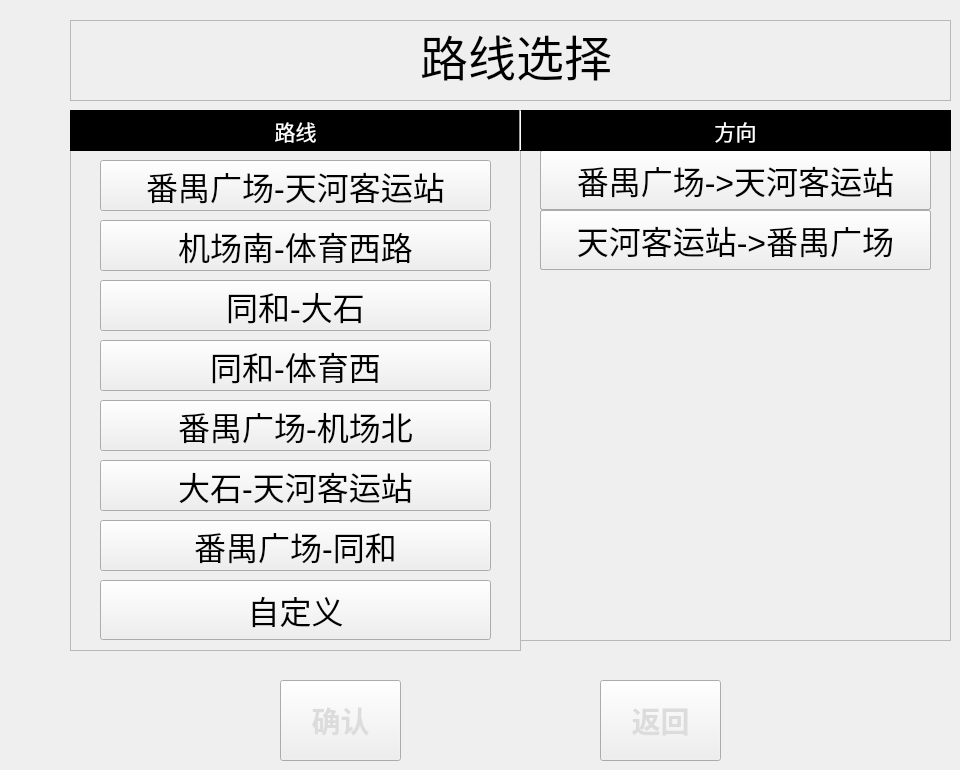
   <widget class="QWidget" name="tab_route_choose">
    <property name="cursor">
     <cursorShape>BlankCursor</cursorShape>
    </property>
    <property name="styleSheet">
     <string notr="true">QWidget#tab_route_choose{
	background-color: rgb(173, 181, 178);
}
</string>
    </property>
    <attribute name="title">
     <string>页</string>
    </attribute>
    <widget class="QFrame" name="frame_20">
     <property name="geometry">
      <rect>
       <x>70</x>
       <y>20</y>
       <width>881</width>
       <height>81</height>
      </rect>
     </property>
     <property name="frameShape">
      <enum>QFrame::StyledPanel</enum>
     </property>
     <property name="frameShadow">
      <enum>QFrame::Raised</enum>
     </property>
     <widget class="QLabel" name="label_14">
      <property name="geometry">
       <rect>
        <x>350</x>
        <y>0</y>
        <width>211</width>
        <height>71</height>
       </rect>
      </property>
      <property name="font">
       <font>
        <family>黑体</family>
        <pointsize>26</pointsize>
        <weight>50</weight>
        <bold>false</bold>
       </font>
      </property>
      <property name="text">
       <string>&lt;html&gt;&lt;head/&gt;&lt;body&gt;&lt;p&gt;&lt;span style=&quot; font-size:36pt;&quot;&gt;路线选择&lt;/span&gt;&lt;/p&gt;&lt;/body&gt;&lt;/html&gt;</string>
      </property>
     </widget>
    </widget>
    <widget class="QPushButton" name="pushButton_broadcast_back_5">
     <property name="geometry">
      <rect>
       <x>600</x>
       <y>680</y>
       <width>121</width>
       <height>81</height>
      </rect>
     </property>
     <property name="font">
      <font>
       <family>Agency FB</family>
       <pointsize>22</pointsize>
       <weight>75</weight>
       <bold>true</bold>
      </font>
     </property>
     <property name="styleSheet">
      <string notr="true">QPushButton
{
	border-image: url(:/button_normal.png);
	color: rgb(220, 220, 220);
}

QPushButton::pressed
{
	color: rgb(220, 220, 220);
	border-image: url(:/yellow_square.png);
}</string>
     </property>
     <property name="text">
      <string>返回</string>
     </property>
    </widget>
    <widget class="QFrame" name="frame_19">
     <property name="geometry">
      <rect>
       <x>70</x>
       <y>150</y>
       <width>451</width>
       <height>501</height>
      </rect>
     </property>
     <property name="frameShape">
      <enum>QFrame::StyledPanel</enum>
     </property>
     <property name="frameShadow">
      <enum>QFrame::Raised</enum>
     </property>
     <widget class="QPushButton" name="pushButton_choose_line_9">
      <property name="geometry">
       <rect>
        <x>30</x>
        <y>430</y>
        <width>391</width>
        <height>60</height>
       </rect>
      </property>
      <property name="font">
       <font>
        <pointsize>24</pointsize>
       </font>
      </property>
      <property name="text">
       <string>自定义</string>
      </property>
     </widget>
     <widget class="QPushButton" name="pushButton_choose_route_1">
      <property name="geometry">
       <rect>
        <x>30</x>
        <y>10</y>
        <width>391</width>
        <height>51</height>
       </rect>
      </property>
      <property name="font">
       <font>
        <pointsize>24</pointsize>
       </font>
      </property>
      <property name="text">
       <string>番禺广场-天河客运站</string>
      </property>
     </widget>
     <widget class="QPushButton" name="pushButton_choose_route_2">
      <property name="geometry">
       <rect>
        <x>30</x>
        <y>70</y>
        <width>391</width>
        <height>51</height>
       </rect>
      </property>
      <property name="font">
       <font>
        <pointsize>24</pointsize>
       </font>
      </property>
      <property name="text">
       <string>机场南-体育西路</string>
      </property>
     </widget>
     <widget class="QPushButton" name="pushButton_choose_route_3">
      <property name="geometry">
       <rect>
        <x>30</x>
        <y>130</y>
        <width>391</width>
        <height>51</height>
       </rect>
      </property>
      <property name="font">
       <font>
        <pointsize>24</pointsize>
       </font>
      </property>
      <property name="text">
       <string>同和-大石</string>
      </property>
     </widget>
     <widget class="QPushButton" name="pushButton_choose_route_4">
      <property name="geometry">
       <rect>
        <x>30</x>
        <y>190</y>
        <width>391</width>
        <height>51</height>
       </rect>
      </property>
      <property name="font">
       <font>
        <pointsize>24</pointsize>
       </font>
      </property>
      <property name="text">
       <string>同和-体育西</string>
      </property>
     </widget>
     <widget class="QPushButton" name="pushButton_choose_route_5">
      <property name="geometry">
       <rect>
        <x>30</x>
        <y>250</y>
        <width>391</width>
        <height>51</height>
       </rect>
      </property>
      <property name="font">
       <font>
        <pointsize>24</pointsize>
       </font>
      </property>
      <property name="text">
       <string>番禺广场-机场北</string>
      </property>
     </widget>
     <widget class="QPushButton" name="pushButton_choose_route_6">
      <property name="geometry">
       <rect>
        <x>30</x>
        <y>310</y>
        <width>391</width>
        <height>51</height>
       </rect>
      </property>
      <property name="font">
       <font>
        <pointsize>24</pointsize>
       </font>
      </property>
      <property name="text">
       <string>大石-天河客运站</string>
      </property>
     </widget>
     <widget class="QPushButton" name="pushButton_choose_route_7">
      <property name="geometry">
       <rect>
        <x>30</x>
        <y>370</y>
        <width>391</width>
        <height>51</height>
       </rect>
      </property>
      <property name="font">
       <font>
        <pointsize>24</pointsize>
       </font>
      </property>
      <property name="text">
       <string>番禺广场-同和</string>
      </property>
     </widget>
    </widget>
    <widget class="QPushButton" name="pushButton_choose_line_affirm">
     <property name="geometry">
      <rect>
       <x>280</x>
       <y>680</y>
       <width>121</width>
       <height>81</height>
      </rect>
     </property>
     <property name="font">
      <font>
       <family>Agency FB</family>
       <pointsize>22</pointsize>
       <weight>75</weight>
       <bold>true</bold>
      </font>
     </property>
     <property name="styleSheet">
      <string notr="true">QPushButton
{
	border-image: url(:/button_normal.png);
	color: rgb(220, 220, 220);
}

QPushButton::pressed
{
	color: rgb(220, 220, 220);
	border-image: url(:/yellow_square.png);
}</string>
     </property>
     <property name="text">
      <string>确认</string>
     </property>
    </widget>
    <widget class="QFrame" name="frame_31">
     <property name="geometry">
      <rect>
       <x>520</x>
       <y>140</y>
       <width>431</width>
       <height>501</height>
      </rect>
     </property>
     <property name="frameShape">
      <enum>QFrame::StyledPanel</enum>
     </property>
     <property name="frameShadow">
      <enum>QFrame::Raised</enum>
     </property>
     <widget class="QPushButton" name="pushButton_choose_line_2">
      <property name="geometry">
       <rect>
        <x>20</x>
        <y>10</y>
        <width>391</width>
        <height>60</height>
       </rect>
      </property>
      <property name="font">
       <font>
        <pointsize>24</pointsize>
       </font>
      </property>
      <property name="text">
       <string>番禺广场-&gt;天河客运站</string>
      </property>
     </widget>
     <widget class="QPushButton" name="pushButton_choose_line_1">
      <property name="geometry">
       <rect>
        <x>20</x>
        <y>70</y>
        <width>391</width>
        <height>60</height>
       </rect>
      </property>
      <property name="font">
       <font>
        <pointsize>24</pointsize>
       </font>
      </property>
      <property name="text">
       <string>天河客运站-&gt;番禺广场</string>
      </property>
     </widget>
     <widget class="QPushButton" name="pushButton_choose_line_3">
      <property name="geometry">
       <rect>
        <x>20</x>
        <y>10</y>
        <width>391</width>
        <height>60</height>
       </rect>
      </property>
      <property name="font">
       <font>
        <pointsize>24</pointsize>
       </font>
      </property>
      <property name="text">
       <string>机场南-&gt;体育西路</string>
      </property>
     </widget>
     <widget class="QPushButton" name="pushButton_choose_line_4">
      <property name="geometry">
       <rect>
        <x>20</x>
        <y>70</y>
        <width>391</width>
        <height>60</height>
       </rect>
      </property>
      <property name="font">
       <font>
        <pointsize>24</pointsize>
       </font>
      </property>
      <property name="text">
       <string>体育西路-&gt;机场南</string>
      </property>
     </widget>
     <widget class="QPushButton" name="pushButton_choose_line_5">
      <property name="geometry">
       <rect>
        <x>20</x>
        <y>10</y>
        <width>391</width>
        <height>60</height>
       </rect>
      </property>
      <property name="font">
       <font>
        <pointsize>24</pointsize>
       </font>
      </property>
      <property name="text">
       <string>同和-&gt;大石</string>
      </property>
     </widget>
     <widget class="QPushButton" name="pushButton_choose_line_6">
      <property name="geometry">
       <rect>
        <x>20</x>
        <y>70</y>
        <width>391</width>
        <height>60</height>
       </rect>
      </property>
      <property name="font">
       <font>
        <pointsize>24</pointsize>
       </font>
      </property>
      <property name="text">
       <string>大石-&gt;同和</string>
      </property>
     </widget>
     <widget class="QPushButton" name="pushButton_choose_line_7">
      <property name="geometry">
       <rect>
        <x>20</x>
        <y>10</y>
        <width>391</width>
        <height>60</height>
       </rect>
      </property>
      <property name="font">
       <font>
        <pointsize>24</pointsize>
       </font>
      </property>
      <property name="text">
       <string>同和-&gt;体育西</string>
      </property>
     </widget>
     <widget class="QPushButton" name="pushButton_choose_line_8">
      <property name="geometry">
       <rect>
        <x>20</x>
        <y>70</y>
        <width>391</width>
        <height>60</height>
       </rect>
      </property>
      <property name="font">
       <font>
        <pointsize>24</pointsize>
       </font>
      </property>
      <property name="text">
       <string>体育西-&gt;同和</string>
      </property>
     </widget>
     <widget class="QPushButton" name="pushButton_choose_line_10">
      <property name="geometry">
       <rect>
        <x>20</x>
        <y>10</y>
        <width>391</width>
        <height>60</height>
       </rect>
      </property>
      <property name="font">
       <font>
        <pointsize>24</pointsize>
       </font>
      </property>
      <property name="text">
       <string>番禺广场-&gt;机场北</string>
      </property>
     </widget>
     <widget class="QPushButton" name="pushButton_choose_line_11">
      <property name="geometry">
       <rect>
        <x>20</x>
        <y>70</y>
        <width>391</width>
        <height>60</height>
       </rect>
      </property>
      <property name="font">
       <font>
        <pointsize>24</pointsize>
       </font>
      </property>
      <property name="text">
       <string>机场北-&gt;番禺广场</string>
      </property>
     </widget>
     <widget class="QPushButton" name="pushButton_choose_line_12">
      <property name="geometry">
       <rect>
        <x>20</x>
        <y>10</y>
        <width>391</width>
        <height>60</height>
       </rect>
      </property>
      <property name="font">
       <font>
        <pointsize>24</pointsize>
       </font>
      </property>
      <property name="text">
       <string>大石-&gt;天河客运站</string>
      </property>
     </widget>
     <widget class="QPushButton" name="pushButton_choose_line_13">
      <property name="geometry">
       <rect>
        <x>20</x>
        <y>70</y>
        <width>391</width>
        <height>60</height>
       </rect>
      </property>
      <property name="font">
       <font>
        <pointsize>24</pointsize>
       </font>
      </property>
      <property name="text">
       <string>天河客运站-&gt;大石</string>
      </property>
     </widget>
     <widget class="QPushButton" name="pushButton_choose_line_14">
      <property name="geometry">
       <rect>
        <x>20</x>
        <y>10</y>
        <width>391</width>
        <height>60</height>
       </rect>
      </property>
      <property name="font">
       <font>
        <pointsize>24</pointsize>
       </font>
      </property>
      <property name="text">
       <string>番禺广场-&gt;同和</string>
      </property>
     </widget>
     <widget class="QPushButton" name="pushButton_choose_line_15">
      <property name="geometry">
       <rect>
        <x>20</x>
        <y>70</y>
        <width>391</width>
        <height>60</height>
       </rect>
      </property>
      <property name="font">
       <font>
        <pointsize>24</pointsize>
       </font>
      </property>
      <property name="text">
       <string>同和-&gt;番禺广场</string>
      </property>
     </widget>
     <zorder>pushButton_choose_line_4</zorder>
     <zorder>pushButton_choose_line_3</zorder>
     <zorder>pushButton_choose_line_15</zorder>
     <zorder>pushButton_choose_line_14</zorder>
     <zorder>pushButton_choose_line_13</zorder>
     <zorder>pushButton_choose_line_12</zorder>
     <zorder>pushButton_choose_line_5</zorder>
     <zorder>pushButton_choose_line_6</zorder>
     <zorder>pushButton_choose_line_7</zorder>
     <zorder>pushButton_choose_line_8</zorder>
     <zorder>pushButton_choose_line_10</zorder>
     <zorder>pushButton_choose_line_11</zorder>
     <zorder>label_select_file_title_4</zorder>
     <zorder>pushButton_choose_line_1</zorder>
     <zorder>pushButton_choose_line_2</zorder>
    </widget>
    <widget class="QLabel" name="label_select_file_title_3">
     <property name="geometry">
      <rect>
       <x>70</x>
       <y>110</y>
       <width>451</width>
       <height>41</height>
      </rect>
     </property>
     <property name="font">
      <font>
       <family>宋体</family>
       <pointsize>16</pointsize>
      </font>
     </property>
     <property name="styleSheet">
      <string notr="true">background-color: rgb(0, 0, 0);
color: rgb(255, 255, 255);</string>
     </property>
     <property name="text">
      <string>路线</string>
     </property>
     <property name="alignment">
      <set>Qt::AlignCenter</set>
     </property>
    </widget>
    <widget class="QLabel" name="label_select_file_title_4">
     <property name="geometry">
      <rect>
       <x>520</x>
       <y>110</y>
       <width>431</width>
       <height>41</height>
      </rect>
     </property>
     <property name="font">
      <font>
       <family>宋体</family>
       <pointsize>16</pointsize>
      </font>
     </property>
     <property name="styleSheet">
      <string notr="true">background-color: rgb(0, 0, 0);
color: rgb(255, 255, 255);</string>
     </property>
     <property name="text">
      <string>方向</string>
     </property>
     <property name="alignment">
      <set>Qt::AlignCenter</set>
     </property>
    </widget>
    <widget class="Line" name="line_3">
     <property name="geometry">
      <rect>
       <x>510</x>
       <y>110</y>
       <width>20</width>
       <height>41</height>
      </rect>
     </property>
     <property name="orientation">
      <enum>Qt::Vertical</enum>
     </property>
    </widget>
    <zorder>frame_20</zorder>
    <zorder>pushButton_broadcast_back_5</zorder>
    <zorder>frame_19</zorder>
    <zorder>pushButton_choose_line_affirm</zorder>
    <zorder>frame_31</zorder>
    <zorder>label_select_file_title_3</zorder>
    <zorder>label_select_file_title_4</zorder>
    <zorder>line_3</zorder>
    <zorder>pushButton_choose_line_15</zorder>
   </widget>
